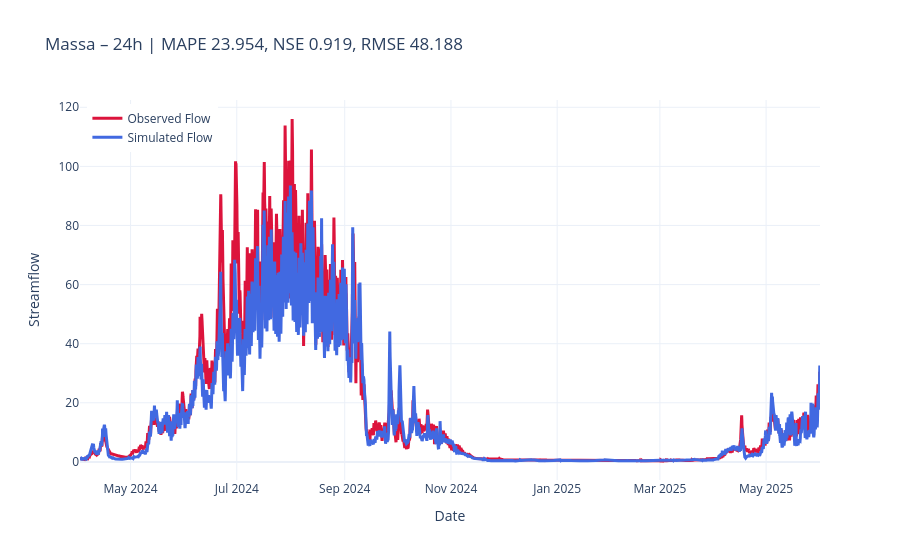

The code cell stored with this chart in its notebook:
### Markdown cell above
Code for 24h predictions:

### Code cell
from custom.functions.Plot import plot_forecast_24h, plot_forecast_horizon_24h,plot_forecast_horizon_series

xr_ds = results['massa_basicWithShiftedFeatures']["1h"]["xr"]
title24 = f"Massa – {cfg.predict_last_n}h | MAPE {results['massa_basicWithShiftedFeatures']['1h']['MAPE']:.3f}, NSE {results['massa_basicWithShiftedFeatures']['1h']['NSE']:.3f}, RMSE {results['massa_basicWithShiftedFeatures']['1h']['MSE']:.3f}"

# last forecast of the horizon vs obs
plot_forecast_24h(xr_ds, title=title24).show()
# All spaghetti forecasts
# plot_forecast_24h(xr_ds, mode="spaghetti").show()

### Figure 1 — Plotly figure (JSON) as saved in the notebook; plotly's stock layout.template omitted (floating-point values rounded to 4 significant figures; data arrays with more than 128 entries replaced by an {"elided": "..."} marker saying what was removed)
{"data": [{"line": {"color": "crimson", "width": 3}, "mode": "lines", "name": "Observed Flow", "type": "scatter", "x": {"elided": "10201 str values"}, "y": {"elided": "10201 float values"}}, {"line": {"color": "royalblue", "width": 3}, "marker": {"size": 6}, "mode": "lines", "name": "Simulated Flow", "type": "scatter", "x": {"elided": "10201 str values"}, "y": {"elided": "10201 float values"}}], "layout": {"hovermode": "x unified", "legend": {"x": 0.01, "xanchor": "left", "y": 0.99, "yanchor": "top"}, "title": {"text": "Massa – 24h | MAPE 23.954, NSE 0.919, RMSE 48.188"}, "xaxis": {"title": {"text": "Date"}}, "yaxis": {"title": {"text": "Streamflow"}}}}
